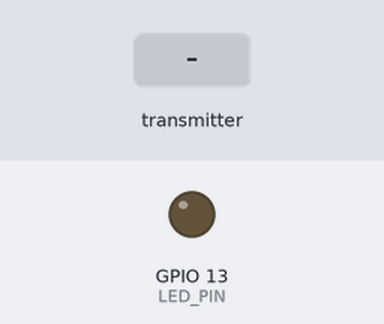
This sketch was run on a simulated ESP32. Parts: output pins drawn as LEDs (lit = HIGH). Dashed ring = blinking. The test bench sets the inputs (shaded band). What the sketch prints to the serial monitor is not drawn.

Above: at 1.2 s.
1.3 s: the transmitter starts sending src_mac.0 = 0
At 1.8 s:
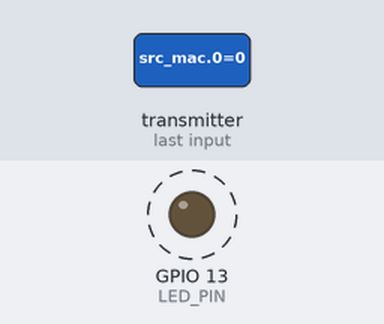
Timing chart, 0 to 9.3 s (numbered marks = the images above; inputs shaded):
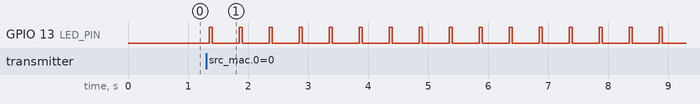

The sketch:

heal_gateway.ino
```cpp
#include <esp_now.h>
#include <WiFi.h>

#define LED_PIN 13

typedef struct {
    uint8_t  src_mac[6];
    uint8_t  dst_mac[6];
    uint8_t  msg_type;
    uint8_t  hop_count;
    uint8_t  max_hop;
    uint32_t packet_id;
    float    temperature;
    float    humidity;
    int      light;
    char     origin_site[16];
} MeshPacket;

uint32_t totalPackets = 0;

void onDataRecv(const uint8_t *mac, const uint8_t *data, int len) {
    MeshPacket pkt;
    memcpy(&pkt, data, sizeof(pkt));

    totalPackets++;
    Serial.printf("[GW] #%lu | %s | T=%.1f H=%.1f L=%d hop=%d\n",
                  totalPackets, pkt.origin_site,
                  pkt.temperature, pkt.humidity,
                  pkt.light, pkt.hop_count);

    digitalWrite(LED_PIN, HIGH); delay(50); digitalWrite(LED_PIN, LOW);
}

void setup() {
    Serial.begin(115200);
    pinMode(LED_PIN, OUTPUT);
    WiFi.mode(WIFI_STA);

    esp_now_init();
    esp_now_register_recv_cb(onDataRecv);

    Serial.println("Gateway Ready — MAC: " + WiFi.macAddress());
}

void loop() {
    delay(100);
}
```

Measured:
- after the input at 1.3 s, GPIO 13 (LED_PIN): alternates HIGH for 0.05 s and LOW for 0.45 s, starting after 0.05 s
